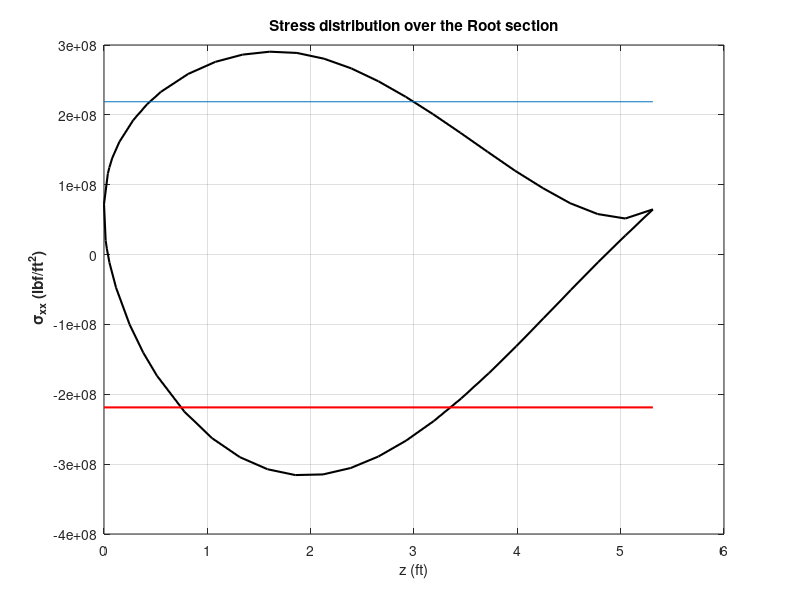
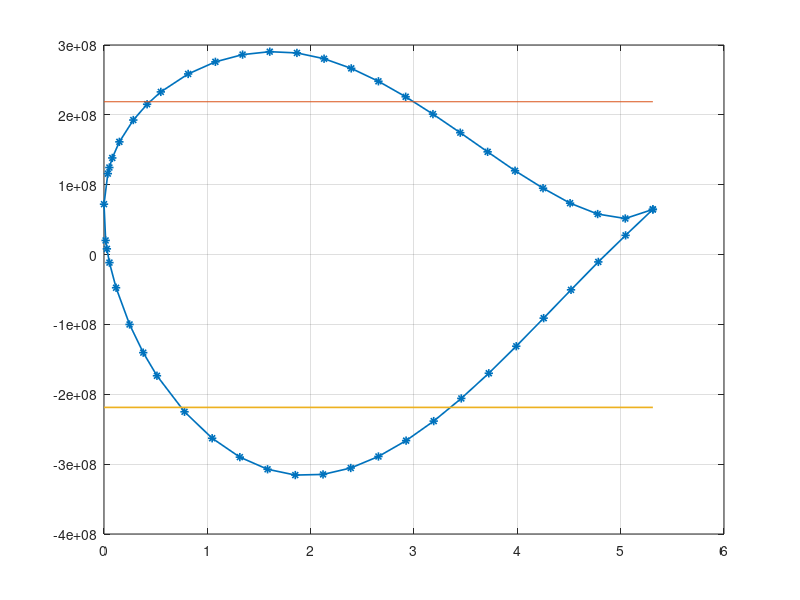

Write the MATLAB code that produced these figures, in order. (Note: this script raises an error after producing the figures.)
clc; clear all;

%% 
load('loads.mat') ;
a = load('n63415-il.dat') ;
c = 1.6190*3.28084 ;
z = -a(:,1)'*c*0.01; % along horizontal 
y = a(:,2)'*c*0.01;   % along vertical
spar1_ytop = 0.1517*3.28084;
spar1_ybot = -0.08855*3.28084;
spar1_z    = -0.3*c ;
spar2_ytop = 0.09546*3.28084;
spar2_ybot = -0.031975*3.28084;
spar2_z    = -0.7*c ;
b1         = 0.1*(spar1_ytop - spar1_ybot);
b2         = 0.1*(spar2_ytop - spar2_ybot);

%% Thicknesses and Modulus
tw = 0.002*3.2808; 
tf = tw/2; % ft 
tsc = 2*0.001*3.28084; %ft 
hw1 = (spar1_ytop-spar1_ybot-2*(tf+tsc));
hw2 = (spar2_ytop-spar2_ybot-2*(tf+tsc));
E_al = 1.5351*10^9*32.1522; % lbf/ft^2 
E_steel = 4.2*10^9*32.1522; % lbf/ft^2 
E_star = E_steel/E_al;
ybar = [(spar1_ytop+spar1_ybot)/2,(spar2_ytop+spar2_ybot)/2];
zbar = [spar1_z,spar2_z];

%% for skin
t_skin = 1e-3*3.28084 ; %         ft
E_skin = E_al;              % Skin Material 2024T3 Aluminium
E_ref = E_al ;
E_star_skin = E_skin/E_ref ;
% z = wingdata(:,1)*chord/100;
% y = wingdata(:,2)*chord/100;

for j=1 : (length(y)-1)
    s = sqrt((y(j)-y(j+1))^2 + ((z(j)-z(j+1))^2));
    EdA_star_skin(j) = s*t_skin*(E_star_skin);
    ydA_star(j) = EdA_star_skin(j)*0.5*(y(j)+y(j+1));
    zdA_star(j) = EdA_star_skin(j)*0.5*(z(j)+z(j+1));
%     y2dA_star(j) = ydA_star(j)*0.5*(y(j)+y(j+1));
%     z2dA_star(j) = zdA_star(j)*0.5*(z(j)+z(j+1));
%     yzdA_star(j) = zdA_star(j)*0.5*(y(j)+y(j+1));
end

Sigma_EA_skin = sum(EdA_star_skin);
y_cent_skin = sum(ydA_star)/Sigma_EA_skin;
z_cent_skin = sum(zdA_star)/Sigma_EA_skin;
%% Areas of individual parts of spar
A1 = [b1*tsc,b1*tsc,b1*tf,b1*tf,tw*hw1];
A2 = [b2*tsc,b2*tsc,b2*tf,b2*tf,tw*hw2];
E = [E_steel,E_steel,E_al,E_al,E_al];
E_star_spar = (1/E_al).*E ;

%% Finding spar centroid
EA_star_i = [dot(A1,E_star_spar),dot(A2,E_star_spar)];
Sigma_EA_star_spar = sum(EA_star_i) ;
y_cent_spar = dot(EA_star_i,ybar)/Sigma_EA_star_spar ;
z_cent_spar = dot(EA_star_i,zbar)/Sigma_EA_star_spar;

%% Centroid of spar and Skin
y_cent = (y_cent_spar*Sigma_EA_star_spar + y_cent_skin*Sigma_EA_skin)/(Sigma_EA_star_spar+Sigma_EA_skin ) ;
z_cent = (z_cent_spar*Sigma_EA_star_spar + z_cent_skin*Sigma_EA_skin)/(Sigma_EA_star_spar+Sigma_EA_skin) ;


%% Finding Moment of Inertia for spars
Izz1 = 2*((E_star*(b1*tsc^3/12))+(A1(1)*E_star*((tsc+2*tf+hw1)/2)^2))+ 2*(((b1*tf^3/12))+(A1(3)*((tw/4)+(hw1/2))^2))+ (tw*hw1^3/12);
Iyy1 = 2*E_star*(tsc*b1^3/12)+2*(tf*b1^3/12)+ (hw1*tw^3/12);
Izz2 = 2*((E_star*(b2*tsc^3/12))+(A2(1)*E_star*((tsc+2*tf+hw1)/2)^2))+ 2*(((b2*tf^3/12))+(A2(3)*((tw/4)+(hw2/2))^2))+ (tw*hw2^3/12);
Iyy2 = 2*E_star*(tsc*b2^3/12)+2*(tf*b2^3/12)+ (hw2*tw^3/12);

%% MOI of Skin about neutral axis
z2_wrt_cent = ((z(1:length(z)-1) - z_cent*linspace(1,1,length(z)-1)).^2) ;
y2_wrt_cent = ((y(1:length(z)-1) - y_cent*linspace(1,1,length(z)-1)).^2);
yz_wrt_cent = ( ((z(1:length(z)-1) - z_cent*linspace(1,1,length(z)-1))).*(y(1:length(y)-1) - y_cent*linspace(1,1,length(y)-1)) ) ;
Iyy_skin = dot (EdA_star_skin, z2_wrt_cent) ;
Izz_skin = dot (EdA_star_skin, y2_wrt_cent) ;
Iyz_skin = dot (EdA_star_skin, yz_wrt_cent);

%% MOI spars about neutral axis
Iyy_spar = Iyy1+ (EA_star_i(1))*(zbar(1)-z_cent)^2 + Iyy2+ (EA_star_i(2))*(zbar(2)-z_cent)^2  ;
Izz_spar = Izz1+ (EA_star_i(1))*(ybar(1)-y_cent)^2 + Izz2+ (EA_star_i(2))*(ybar(2)-y_cent)^2  ;    
Iyz_spar = ((EA_star_i(1))*(ybar(1)-y_cent)*(zbar(1)-z_cent) + (EA_star_i(2))*(zbar(2)-z_cent)*(ybar(2)-y_cent)) ;

%% Total MOI skin + spars about neutral axis
Iyy_total= Iyy_spar + Iyy_skin;
Izz_total= Izz_spar + Izz_skin;    
Iyz_total= Iyz_spar + Iyz_skin;


%% Finding V_xx, W_xx
A = [-E_al*Iyz_total,-E_al*Iyy_total ; E_al*Izz_total,E_al*Iyz_total];
M = [M_y_due_to_D(1),M_z_due_to_L(1)];
%M=[201200,1941400]
v = A\M';

%% Finding Sigma_xx
F_S = 1.5 ;
epsilon_xx= (-(y-y_cent)*v(1)-(z-z_cent)*v(2));  %conversion from meter to feet
sigma_xx= F_S*E_al*epsilon_xx;  %% in lbf/ft^2
sigma_yield_pos= 32.1522.*[6804000,6804000]; %32.1522 %lbf/ft^2 
sigma_yield_neg = -32.1522.*[6804000,6804000]; %lbf/ft^2 
z1=[-5.3117,0];


width_val = 1.5 ;
figure(5)
plot(-z,sigma_xx,'k','linewidth',width_val)
hold on ; 
plot(-z1,sigma_yield_pos,-z1,sigma_yield_neg,'r','linewidth',width_val);
title('Stress distribution over the Root section');
xlabel('z (ft)');
ylabel('\bf \sigma_{xx} (lbf/ft^2)');
grid on
%% Plotting Sigm_xx
figure(6)
plot(-z,sigma_xx,'-*', 'Linewidth', 1.2)
hold on ; 
plot(-z1,sigma_yield_pos,-z1,sigma_yield_neg,'Linewidth', 1.2);grid on ;

ax = gca;
ax.FontSize = 14;
ax.XAxis.LineWidth = 1.2;
ax.YAxis.LineWidth = 1.2;
set(gcf, 'Position',  [100, 100, 900, 600]);
title('\sigma_{xx} distribution on the surface of the airfoil');
xlabel('z(ft)');
ylabel('\sigma_{xx}(in lbf/ft^2)');
